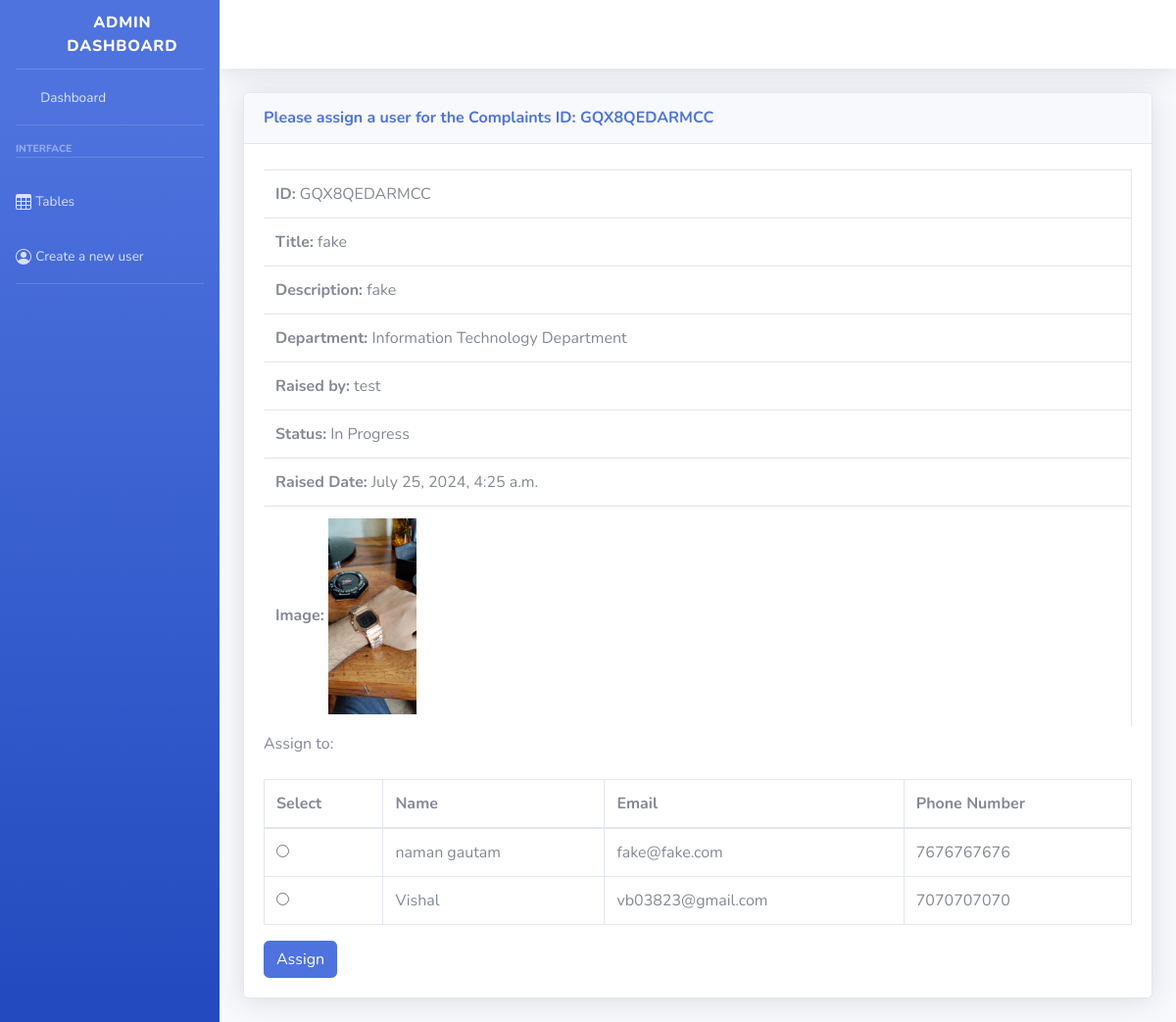
Screenshot of /assign/GQX8QEDARMCC/ with the database file from the repository.
### app1/models.py (models this page shows, shortened)
class Complaint(models.Model):
    STATUS_CHOICES = (
        ('Pending', 'Pending'),
        ('Accepted', 'Accepted'),
        ('Allotted', 'Allotted'),
        ('In Progress', 'In Progress'),
        ('Resolved', 'Resolved'),
        ('Rejected', 'Rejected')
    )
    RESOLUTION_CHOICES = (
        ('Normal', 'Normal (10-15 days)'),
        ('Immediate', 'Immediate (3-4 days)'),
    )
    id = models.CharField(max_length=16, primary_key=True)  # Define id field explicitly
    title = models.CharField(max_length=200)
    Email= models.EmailField(null=False, blank=False)
    Phone_number=PhoneNumberField(max_length=13,null=False, blank=False)
    description = models.TextField()
    department = models.ForeignKey(Department, on_delete=models.CASCADE)
    raised_by = models.CharField(max_length=100)
    raised_at = models.DateTimeField(auto_now_add=True)
    date_alloted = models.DateTimeField(null=True, blank=True)
    date_started = models.DateTimeField(null=True, blank=True)
    date_resolved = models.DateTimeField(null=True, blank=True)
    resolution_time = models.CharField(max_length=20, choices=RESOLUTION_CHOICES, default='Normal')
    status = models.CharField(max_length=20, choices=STATUS_CHOICES, default='Pending')
    assigned_to = models.ForeignKey('assign',on_delete=models.CASCADE, null=True, blank=True)
    image = models.FileField(upload_to='complaint_images/', null=False, blank=False, default=FileNotFoundError)

class Department(models.Model):
    name = models.CharField(max_length=100)
    def __str__(self):
        return self.name

class Assign(models.Model):
    id = models.CharField(max_length=4, primary_key=True, unique=True, default=generate_id)
    name = models.CharField(max_length=20)
    email = models.EmailField(max_length=30, unique=True)
    dob = models.DateField(null=True, blank=True)
    department = models.ForeignKey('Department', on_delete=models.SET_NULL, null=True, blank=True)
    phone_number = models.CharField(max_length=13, unique=True)
    profile_picture = models.ImageField(upload_to='profile_pictures/', blank=True, null=True)
    user = models.OneToOneField(User, on_delete=models.CASCADE, related_name='assign', null=True, blank=True)
    class Meta:
        default_related_name = 'assign_users'

### app1/views.py (the view, shortened to what this page needs)
# urls.py: path('assign/<str:complaint_id>/',views.assign,name='assign'),
def assign(request, complaint_id):
    complaint = get_object_or_404(Complaint, id=complaint_id)
    users = Assign.objects.all()  # Fetch all users from the Assign model
    return render(request, 'assign.html', {'complaint': complaint, 'users': users})

### app1/Templates/assign.html (shortened to what this page needs)
{% load static %}
<!DOCTYPE html>
<html lang="en">
<head>
    <link href="{% static 'vendor/fontawesome-free/css/all.min.css' %}" rel="stylesheet" type="text/css">
    <link href="{% static 'css/sb-admin-2.min.css' %}" rel="stylesheet">
    <link href="{% static 'vendor/datatables/dataTables.bootstrap4.min.css' %}" rel="stylesheet">
</head>
<body id="page-top">
    <div id="wrapper">
        <ul class="navbar-nav bg-gradient-primary sidebar sidebar-dark accordion" id="accordionSidebar">
            <a class="sidebar-brand d-flex align-items-center justify-content-center" href="/">
                <div class="sidebar-brand-icon rotate-n-15">
                    <i class="fas fa-laugh-wink"></i>
                </div>
                <div class="sidebar-brand-text mx-3">Admin dashboard</div>
            </a>
            <hr class="sidebar-divider my-0">
            <li class="nav-item">
                <a class="nav-link" href="/">
                    <i class="fas fa-fw fa-tachometer-alt"></i>
                    <span>Dashboard</span></a>
            </li>
            <hr class="sidebar-divider">
            <div class="sidebar-heading">
                Interface
            </div>
            <hr class="sidebar-divider">
            <li class="nav-item">
                <a class="nav-link" href="/table" target="_blank">
                    <span>Tables</span></a>
            </li>
            <li class="nav-item">
                <a class="nav-link" href="/create_user">
                    <span>Create a new user</span></a>
            </li>
            <hr class="sidebar-divider d-none d-md-block">
        </ul>
        <div id="content-wrapper" class="d-flex flex-column">
            <div id="content">
                <nav class="navbar navbar-expand navbar-light bg-white topbar mb-4 static-top shadow">
                </nav>
                <div class="container-fluid">
                    <div class="card shadow mb-4">
                        <div class="card-header py-3">
                            <h6 class="m-0 font-weight-bold text-primary">
                                Please assign a user for the Complaints ID: {{ complaint.id }}
                            </h6>
                        </div>
                        <div class="card-body">
                            <div class="table-responsive">
                                <table class="table table-bordered" id="dataTable" width="100%" cellspacing="0">
                                    <tbody>
                                        <tr>
                                            <td><strong>ID:</strong> {{ complaint.id }}</td>
                                        </tr>
                                        <tr>
                                            <td><strong>Title:</strong> {{ complaint.title }}</td>
                                        </tr>
                                        <tr>
                                            <td><strong>Description:</strong> {{ complaint.description }}</td>
                                        </tr>
                                        <tr>
                                            <td><strong>Department:</strong> {{ complaint.department }}</td>
                                        </tr>
                                        <tr>
                                            <td><strong>Raised by:</strong> {{ complaint.raised_by }}</td>
                                        </tr>
                                        <tr>
                                            <td><strong>Status:</strong> {{ complaint.status }}</td>
                                        </tr>
                                        <tr>
                                            <td><strong>Raised Date:</strong> {{ complaint.raised_at }}</td>
                                        </tr>
                                        <td><strong>Image:</strong>
                                            {% if complaint.image %}
                                                <img src="{{ complaint.image.url }}" alt="Complaint Image" style="max-width: 300px; max-height: 200px;">
                                            {% else %}
                                                No image available
                                            {% endif %}
                                        </td>
                                    </tbody>
                                </table>
                                <form method="post">
                                    <div class="form-group">
                                        <label for="assigned_to">Assign to:</label>
                                        <table class="table table-bordered mt-3">
                                            <thead>
                                                <tr>
                                                    <th>Select</th>
                                                    <th>Name</th>
                                                    <th>Email</th>
                                                    <th>Phone Number</th>
                                                </tr>
                                            </thead>
                                            <tbody>
                                                {% for user in users %}
                                                <tr>
                                                    <td>
                                                        <input type="radio" id="user_{{ user.id }}" name="assigned_to" value="{{ user.name }}">
                                                    </td>
                                                    <td>{{ user.name }}</td>
                                                    <td>{{ user.email }}</td>
                                                    <td>{{ user.phone_number }}</td>
                                                </tr>
                                                {% endfor %}
                                            </tbody>
                                        </table>
                                    </div>
                                    <button type="submit" class="btn btn-primary">Assign</button>
                                </form>
                            </div>
                        </div>
                    </div>
                </div>
</body>
</html>

### rows the page displays
Complaint: id "GQX8QEDARMCC", title "fake", description "fake", department "Information Technology Department", raised_by "test", status "In Progress", raised_at "July 25, 2024, 4:25 a.m.", image (picture)
Assign: name "naman gautam", email "fake@fake.com", phone_number "7676767676"
Assign: name "Vishal", email "vb03823@gmail.com", phone_number "7070707070"
